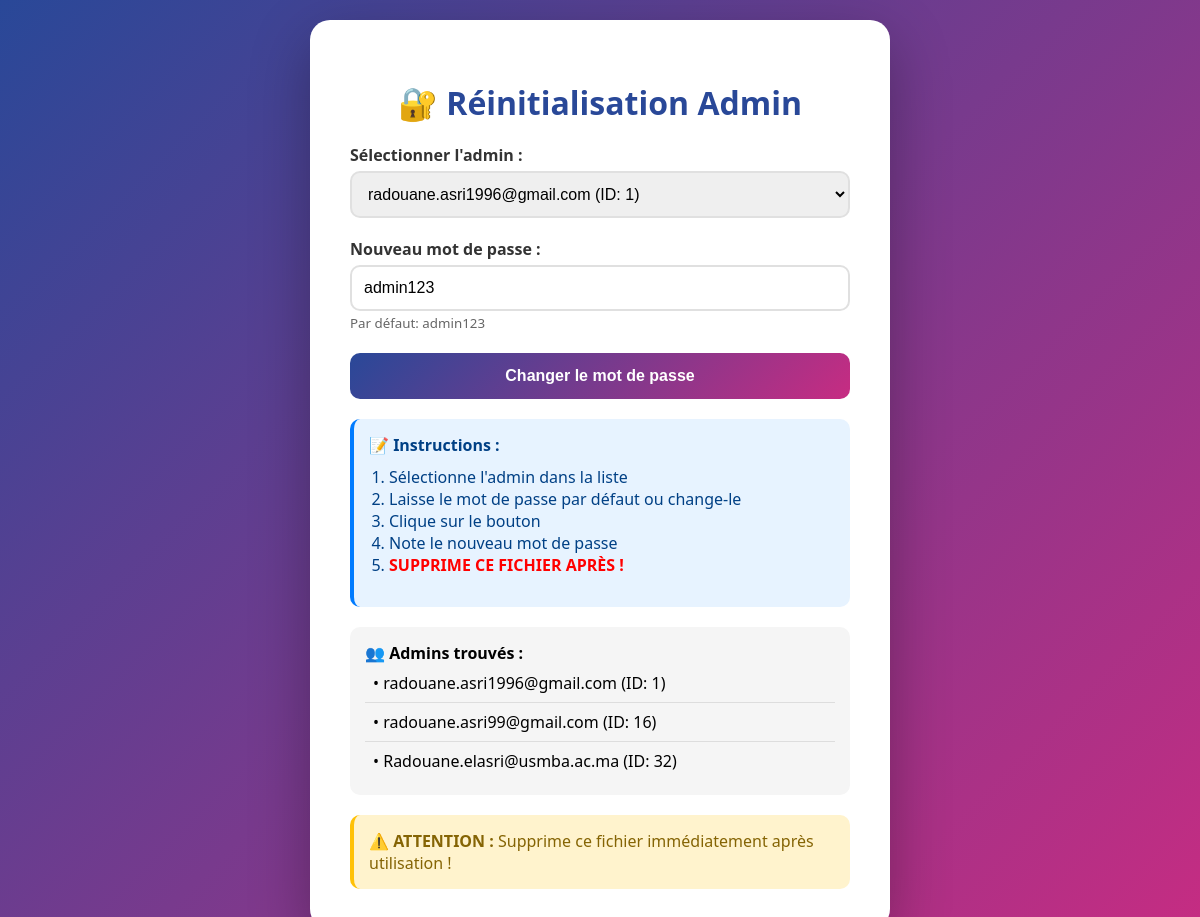
The page /auth/reset_admin.php on the database its author committed.
### tables this page shows
CREATE TABLE `utilisateurs` (
  `id` int(11) NOT NULL,
  `login` varchar(50) NOT NULL,
  `password` varchar(255) NOT NULL,
  `photo` varchar(255) DEFAULT NULL,
  `role` enum('admin','user') NOT NULL,
  `etudiant_id` varchar(10) DEFAULT NULL,
  `derniere_connexion` datetime DEFAULT NULL,
  `created_at` datetime NOT NULL
);

### auth/reset_admin.php (the view, shortened to what this page needs)
<?php
$pdo = getConnexion();
$admins = $pdo->query("SELECT id, login FROM utilisateurs WHERE role = 'admin'")->fetchAll();
?>
<!DOCTYPE html>
<html>
<head>
</head>
<body>
    <div class="container">
        <h1>🔐 Réinitialisation Admin</h1>
        <form method="POST">
            <div class="form-group">
                <label>Sélectionner l'admin :</label>
                <select name="login" required>
                    <?php foreach ($admins as $admin): ?>
                        <option value="<?php echo $admin['login']; ?>">
                            <?php echo $admin['login']; ?> (ID: <?php echo $admin['id']; ?>)
                        </option>
                    <?php endforeach; ?>
                </select>
            </div>
            <div class="form-group">
                <label>Nouveau mot de passe :</label>
                <input type="text" name="new_password" value="admin123" required>
                <small style="color: #666;">Par défaut: admin123</small>
            </div>
            <button type="submit">Changer le mot de passe</button>
        </form>
        <div class="info">
            <strong>📝 Instructions :</strong>
            <ol style="margin-top: 10px; padding-left: 20px;">
                <li>Sélectionne l'admin dans la liste</li>
                <li>Laisse le mot de passe par défaut ou change-le</li>
                <li>Clique sur le bouton</li>
                <li>Note le nouveau mot de passe</li>
                <li><strong style="color: red;">SUPPRIME CE FICHIER APRÈS !</strong></li>
            </ol>
        </div>
        <div class="admin-list">
            <strong>👥 Admins trouvés :</strong>
            <?php foreach ($admins as $admin): ?>
                <div class="admin-item">
                    • <?php echo $admin['login']; ?> (ID: <?php echo $admin['id']; ?>)
                </div>
            <?php endforeach; ?>
        </div>
        <div class="warning">
            <strong>⚠️ ATTENTION :</strong> Supprime ce fichier immédiatement après utilisation !
        </div>
    </div>
</body>
</html>

### auth/reset_admin.php (style rules this page uses)
body { font-family: 'Segoe UI', Tahoma, Geneva, Verdana, sans-serif; background: linear-gradient(135deg, #294898, #C72C82); min-height: 100vh; display: flex; justify-content: center; align-items: center; margin: 0; padding: 20px; }
.container { background: white; border-radius: 20px; padding: 40px; box-shadow: 0 20px 60px rgba(0,0,0,0.3); max-width: 500px; width: 100%; }
h1 { color: #294898; margin-bottom: 20px; text-align: center; }
.form-group { margin-bottom: 20px; }
label { display: block; margin-bottom: 5px; font-weight: 600; color: #333; }
input, select { width: 100%; padding: 12px; border: 2px solid #e0e0e0; border-radius: 10px; font-size: 16px; box-sizing: border-box; }
button { width: 100%; padding: 14px; background: linear-gradient(135deg, #294898, #C72C82); color: white; border: none; border-radius: 10px; font-size: 16px; font-weight: 600; cursor: pointer; transition: transform 0.3s; }
.info { background: #e7f3ff; color: #004085; padding: 15px; border-radius: 10px; margin-top: 20px; border-left: 4px solid #007bff; }
.warning { background: #fff3cd; color: #856404; padding: 15px; border-radius: 10px; margin-top: 20px; border-left: 4px solid #ffc107; }
.admin-list { margin-top: 20px; padding: 15px; background: #f5f5f5; border-radius: 10px; }
.admin-item { padding: 8px; border-bottom: 1px solid #ddd; }
.admin-item:last-child { border-bottom: none; }

### rows shown on the page
utilisateurs: login "radouane.asri1996@gmail.com", id "1"
utilisateurs: login "radouane.asri99@gmail.com", id "16"
utilisateurs: login "Radouane.elasri@usmba.ac.ma", id "32"

### other values the page prints
form field login "radouane.asri1996@gmail.com (ID: 1)"
